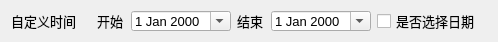
  <widget class="QWidget" name="layoutWidget">
   <property name="geometry">
    <rect>
     <x>10</x>
     <y>360</y>
     <width>482</width>
     <height>24</height>
    </rect>
   </property>
   <layout class="QHBoxLayout" name="horizontalLayout_14">
    <item>
     <widget class="QLabel" name="label_10">
      <property name="minimumSize">
       <size>
        <width>80</width>
        <height>20</height>
       </size>
      </property>
      <property name="maximumSize">
       <size>
        <width>80</width>
        <height>20</height>
       </size>
      </property>
      <property name="font">
       <font>
        <pointsize>10</pointsize>
        <weight>50</weight>
        <bold>false</bold>
        <underline>false</underline>
        <stylestrategy>PreferDefault</stylestrategy>
       </font>
      </property>
      <property name="text">
       <string>自定义时间</string>
      </property>
     </widget>
    </item>
    <item>
     <layout class="QHBoxLayout" name="horizontalLayout_12">
      <item>
       <widget class="QLabel" name="label_11">
        <property name="minimumSize">
         <size>
          <width>28</width>
          <height>20</height>
         </size>
        </property>
        <property name="maximumSize">
         <size>
          <width>28</width>
          <height>20</height>
         </size>
        </property>
        <property name="font">
         <font>
          <pointsize>10</pointsize>
          <weight>50</weight>
          <bold>false</bold>
          <underline>false</underline>
          <stylestrategy>PreferDefault</stylestrategy>
         </font>
        </property>
        <property name="text">
         <string>开始</string>
        </property>
       </widget>
      </item>
      <item>
       <widget class="QDateEdit" name="de_beginDate">
        <property name="minimumSize">
         <size>
          <width>100</width>
          <height>20</height>
         </size>
        </property>
        <property name="maximumSize">
         <size>
          <width>100</width>
          <height>20</height>
         </size>
        </property>
        <property name="font">
         <font>
          <pointsize>10</pointsize>
          <weight>50</weight>
          <bold>false</bold>
          <underline>false</underline>
          <stylestrategy>PreferDefault</stylestrategy>
         </font>
        </property>
        <property name="calendarPopup">
         <bool>true</bool>
        </property>
        <property name="timeSpec">
         <enum>Qt::LocalTime</enum>
        </property>
       </widget>
      </item>
     </layout>
    </item>
    <item>
     <layout class="QHBoxLayout" name="horizontalLayout_13">
      <item>
       <widget class="QLabel" name="label_12">
        <property name="minimumSize">
         <size>
          <width>28</width>
          <height>20</height>
         </size>
        </property>
        <property name="maximumSize">
         <size>
          <width>28</width>
          <height>20</height>
         </size>
        </property>
        <property name="font">
         <font>
          <pointsize>10</pointsize>
          <weight>50</weight>
          <bold>false</bold>
          <underline>false</underline>
          <stylestrategy>PreferDefault</stylestrategy>
         </font>
        </property>
        <property name="text">
         <string>结束</string>
        </property>
       </widget>
      </item>
      <item>
       <widget class="QDateEdit" name="de_endData">
        <property name="minimumSize">
         <size>
          <width>100</width>
          <height>20</height>
         </size>
        </property>
        <property name="maximumSize">
         <size>
          <width>100</width>
          <height>20</height>
         </size>
        </property>
        <property name="font">
         <font>
          <pointsize>10</pointsize>
          <weight>50</weight>
          <bold>false</bold>
          <underline>false</underline>
          <stylestrategy>PreferDefault</stylestrategy>
         </font>
        </property>
        <property name="calendarPopup">
         <bool>true</bool>
        </property>
       </widget>
      </item>
     </layout>
    </item>
    <item>
     <widget class="QCheckBox" name="cb_dateChoose">
      <property name="minimumSize">
       <size>
        <width>110</width>
        <height>20</height>
       </size>
      </property>
      <property name="maximumSize">
       <size>
        <width>110</width>
        <height>20</height>
       </size>
      </property>
      <property name="font">
       <font>
        <pointsize>10</pointsize>
        <weight>50</weight>
        <bold>false</bold>
        <underline>false</underline>
        <stylestrategy>PreferDefault</stylestrategy>
       </font>
      </property>
      <property name="text">
       <string>是否选择日期</string>
      </property>
     </widget>
    </item>
   </layout>
  </widget>
